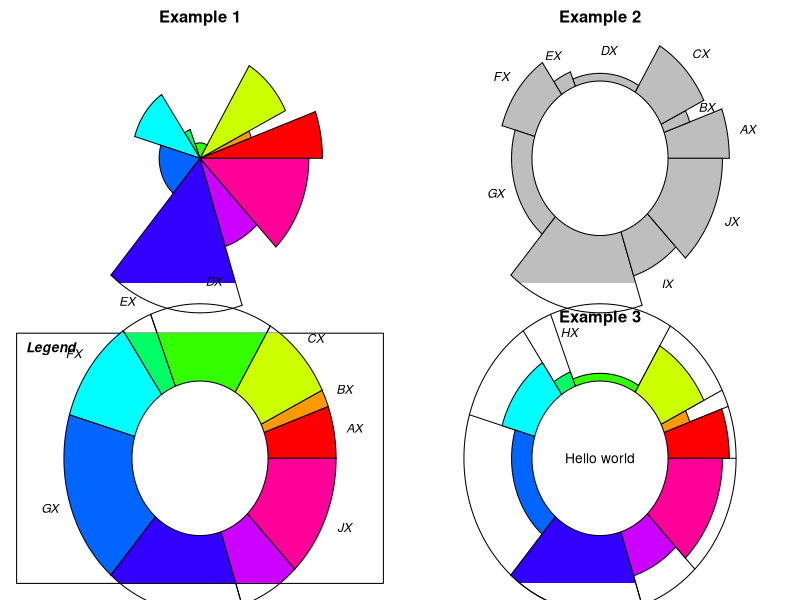

Write the R code that produced this figure.
# Custom R function to generate something akin to a rose plot in which
# the width and length of each petal are directly specified by the user.
# Or to put it differently, this is somewhat like a pie chart in which
# the radius of each wedge is allowed to vary (along with the angular
# width, as pie charts do). As an additional enhancement, one can
# specify a central disk of arbitrary radius (from 0 to 1, assuming that
# the plot itself is scaled to the unit circle), in which case the petal
# heights are always measured from the edge of the disk rather than the
# center of the circle; if desired, text can be added in the center.
#
# Although this kind of plot may already be well known in some circles
# (no pun intended), I haven't seen it clearly defined or labeled
# anywhere, so I'm anointing it an 'aster' plot because its component
# parts are reminiscent of composite flower morphology.
#
# As coded below, 'lengths' dictates how far out each petal extends,
# 'widths' dictates the (angular) width of each petal, and 'disk' gives
# the relative radius of a central donut hole. If no widths are
# provided, all petals will have equal widths. Additional function
# arguments can also control whether petals are labeled, whether the
# petal lengths are rescaled to the maximum score or to a user-input
# score, whether spokes delineating each petal are extended to an outer
# circle, and more. I also wrote a quick convenience wrapper for
# creating a legend plot.
#
# Note that the function here is a repurposed and very heavily modified
# version of the windrose() function contained in the 'circular'
# package, although sufficiently rewritten so as not to depend on any
# functionality in that package.
#
# Example invocations appear below.
#
# Jim Regetz
# NCEAS
# Created on 13-Sept-2011

# main aster function definition
aster <- function (lengths, widths, labels, disk=0.5, max.length,
    center=NULL, main=NULL, fill.col=NULL, plot.outline=TRUE,
    label.offset=0.15, xlim=c(-1.2, 1.2), ylim=c(-1.2, 1.2), uin=NULL,
    tol=0.04, cex=1, bty="n", lty=1, ...) {

    n.petals <- length(lengths)
    if (missing(widths)) {
        widths <- rep(1, n.petals)
    }
    if (missing(labels)) {
        labels <- names(lengths)
    }
    if (missing(max.length)) {
        max.length <- max(lengths)
    }

    # determine radius of each petal
    if (disk < 0 || 1 < disk) {
       error("disk radius must be between 0 and 1")
    }
    radii <- disk + (1-disk) * lengths/max.length

    # define inner function for drawing circles
    # (from original windrose function)
    circles <- function(rad, sector=c(0, 2 * pi), lty=2,
        col="white", border=NA, fill=FALSE) {
        values <- seq(sector[1], sector[2], by=(sector[2] -
            sector[1])/360)
        x <- rad * cos(values)
        y <- rad * sin(values)
        if (fill) {
            polygon(x, y, xpd=FALSE, lty=lty, col=col,
                border=border)
        }
        lines(x, y, col=1, lty=lty)
    }

    # lots of low-level positional details
    # (from original windrose function)
    op <- par(mar=c(1, 1, 2, 1))
    mai <- par("mai")
    on.exit(par(op))
    midx <- 0.5 * (xlim[2] + xlim[1])
    xlim <- midx + (1 + tol) * 0.5 * c(-1, 1) * (xlim[2] - xlim[1])
    midy <- 0.5 * (ylim[2] + ylim[1])
    ylim <- midy + (1 + tol) * 0.5 * c(-1, 1) * (ylim[2] - ylim[1])
    oldpin <- par("pin") - c(mai[2] + mai[4], mai[1] + mai[3])
    xuin <- oxuin <- oldpin[1]/diff(xlim)
    yuin <- oyuin <- oldpin[2]/diff(ylim)
    if (is.null(uin)) {
        if (yuin > xuin) {
            xuin <- yuin
        } else {
            yuin <- xuin
        }
    } else {
        if (length(uin) == 1)
            uin <- uin * c(1, 1)
        if (any(c(xuin, yuin) < uin))
            stop("uin is too large to fit plot in")
        xuin <- uin[1]
        yuin <- uin[2]
    }
    xlim <- midx + oxuin/xuin * c(-1, 1) * diff(xlim) * 0.5
    ylim <- midy + oyuin/yuin * c(-1, 1) * diff(ylim) * 0.5

    # generate breaks (petal boundaries) based on the widths
    breaks <- (2*pi*c(0, cumsum(widths))/sum(widths))[-(n.petals+1)]
    breaks <- c(breaks, 2 * pi)
    plot(c(-1.2, 1.2), c(-1.2, 1.2), xlab="", ylab="", main=main,
        xaxt="n", yaxt="n", pch=" ", xlim=xlim, ylim=ylim,
        bty=bty, ...)

    # plot full petal outlines
    if (plot.outline) {
        # note: go to n.petals not n.breaks because we the last break is
        # the same as the first
        for (i in 1:n.petals) {
            lines(c(0, cos(breaks[i])), c(0, sin(breaks[i])), lty=lty)
        }
        circles(1, lty=lty)
    }
    # plot the petals themselves
    if (is.null(fill.col)) {
        fill.col <- rainbow(n.petals)
    }
    fill.col <- rep(fill.col, length.out=n.petals)
    for (i in 1:n.petals) {
        w1 <- breaks[i]
        w2 <- breaks[i + 1]
        rad <- radii[i]
        xx <- rad * c(0, cos(w1), cos(w2), 0)
        yy <- rad * c(0, sin(w1), sin(w2), 0)
        polygon(xx, yy, xpd=FALSE, col=fill.col[i], border=NA)
        lines(xx[1:2], yy[1:2])
        lines(xx[3:4], yy[3:4])
        circles(rad=rad, sector=c(w1, w2), fill=TRUE,
            lty=1, col=fill.col[i], border=NA)
    }
    # plot petal labels, if given
    if (!is.null(labels)) {
        if (plot.outline) {
            height <- label.offset + rep(1, n.petals)
        } else {
            height <- label.offset + radii
        }
        mids <- breaks[1:n.petals] + diff(breaks)/2
        for (i in 1:n.petals) {
            text(height[i] * cos(mids[i]), height[i] * sin(mids[i]),
                labels=labels[i], cex=0.9 * cex, font=3)
        }
    }

    # add disk, if desired, with optional text in the middle
    if (0 < disk) {
        circles(disk, fill=TRUE, lty=1)
    }
    if (!is.null(center)) {
        text(0, 0, labels=center)
    }
    invisible(NULL)
}


# wrapper function to generate an aster plot to serve as a legend
aster.legend <- function(labels, ...) {
    aster(lengths=rep(1, length(labels)), labels=labels,
        plot.outline=FALSE, bty="o", ...)
    text(x=par("usr")[1]+0.25, y=par("usr")[4]-0.1, labels="Legend", font=4)
}

#
# Example plots...
#

# generate some fake data
set.seed(1)
scores <- sample(1:10)
weights <- sample(1:10)
labels <- paste(LETTERS[1:10], "X", sep="")

# do some plots
png(file="aster-plots.png", height=600, width=600)
par(mfrow=c(2,2), xpd=NA)
aster(lengths=scores, widths=weights, disk=0, main="Example 1",
    plot.outline=FALSE)
aster(lengths=scores, widths=weights, labels=labels, main="Example 2",
    lty=2, fill.col="gray", plot.outline=FALSE)
aster.legend(labels=labels, widths=weights)
aster(lengths=scores, widths=weights, disk=0.5, main="Example 3",
    center="Hello world")
dev.off()

